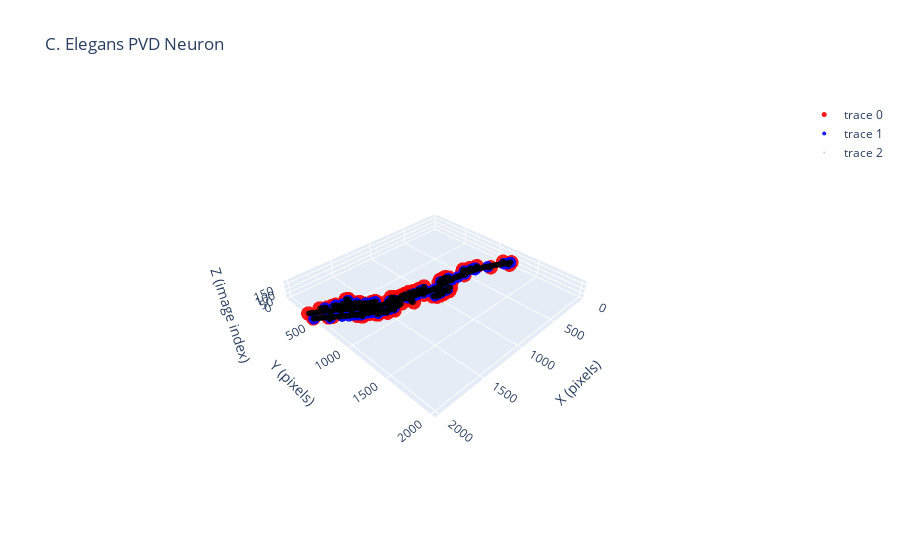

This figure's notebook cell:
### Code cell
# Plot
fig = go.Figure()

# Skeleton tips
fig.add_trace(go.Scatter3d(
    x=tips_x,
    y=tips_y,
    z=tips_z,
    mode='markers',  # Use 'lines' for a line plot or 'markers+lines' for both
    marker=dict(
        size=5,
        color='red',  # You can customize the color
        opacity=.9
    )
))

# Skeleton knots
fig.add_trace(go.Scatter3d(
    x=knot_x,
    y=knot_y,
    z=knot_z,
    mode='markers',  # Use 'lines' for a line plot or 'markers+lines' for both
    marker=dict(
        size=4,
        color='blue',  # You can customize the color
        opacity=.9
    )
))

# Skeleton structure
fig.add_trace(go.Scatter3d(
    x=X.ravel()[visible_mask],
    y=Y.ravel()[visible_mask],
    z=Z.ravel()[visible_mask],
    mode='markers',
    marker=dict(
        size=2,
        color='black',
        colorscale='Viridis',
        opacity=.1
    )
))

# Update layout
fig.update_layout(
    title='C. Elegans PVD Neuron',
    scene=dict(
        xaxis_title='X (pixels)',
        yaxis_title='Y (pixels)',
        zaxis_title='Z (image index)',
        aspectmode='manual',
        aspectratio=dict(x=1, y=1, z=.1),  # Adjust z-axis scale if desired
        zaxis=dict(range=[0, skeleton.shape[0]]),  # Set z-axis bounds
        xaxis=dict(range=[0, skeleton.shape[1]]),  # Set x-axis bounds
        yaxis=dict(range=[0, skeleton.shape[2]]),   # Set y-axis bounds

    ),
    autosize=True

)

# Show the figure
#fig.show()

### Figure 1 — Plotly figure (JSON) as saved in the notebook; plotly's stock layout.template omitted (floating-point values rounded to 4 significant figures; data arrays with more than 128 entries replaced by an {"elided": "..."} marker saying what was removed)
{"data": [{"marker": {"color": "red", "opacity": 0.9, "size": 5}, "mode": "markers", "type": "scatter3d", "x": [1728, 1913, 1516, 1574, 1856, 1390, 1703, 1897, 1079, 1221, 1266, 2041, 787, 813, 1023, 1181, 671, 1577, 1704, 1038, 1100, 1222, 497, 1234, 302, 378, 730, 768, 971, 1196, 1792, 697, 834, 1587, 1630, 850, 921, 1003, 1145, 1304, 1510, 459, 1398, 1157, 1592, 698, 1328, 535, 971, 40, 41, 2042, 1080, 235, 1782, 1891, 6, 1614, 1460, 1755, 1709, 1957, 1488, 1672, 1698, 1535, 1776, 1856, 1805, 1852, 1377, 1526, 1710, 1828, 1477, 1566, 1537, 1776, 1680, 1703, 1686, 1722, 1711], "y": [608, 364, 665, 636, 404, 734, 714, 561, 814, 844, 770, 454, 1008, 862, 988, 819, 867, 597, 755, 802, 790, 930, 901, 761, 934, 907, 841, 839, 809, 767, 542, 843, 1013, 838, 542, 1046, 1039, 1026, 773, 733, 880, 878, 847, 871, 566, 941, 717, 964, 1039, 1085, 1173, 376, 925, 1070, 575, 521, 1168, 846, 923, 751, 784, 586, 909, 808, 790, 887, 725, 647, 583, 504, 933, 751, 514, 518, 906, 727, 739, 559, 645, 543, 638, 589, 566], "z": [4, 6, 7, 7, 7, 8, 8, 8, 9, 9, 9, 9, 10, 10, 10, 10, 11, 11, 11, 12, 12, 12, 13, 13, 14, 14, 14, 14, 14, 14, 14, 15, 15, 15, 15, 16, 16, 16, 16, 16, 16, 17, 17, 18, 18, 19, 19, 20, 20, 21, 22, 22, 26, 29, 30, 30, 34, 35, 37, 40, 43, 44, 47, 48, 50, 52, 66, 68, 71, 74, 78, 78, 79, 80, 83, 83, 85, 88, 92, 93, 94, 104, 105]}, {"marker": {"color": "blue", "opacity": 0.9, "size": 4}, "mode": "markers", "type": "scatter3d", "x": [1916, 1918, 1326, 2038, 1344, 1557, 1628, 1643, 1874, 851, 925, 969, 1043, 1148, 1213, 1692, 1000, 1573, 790, 1005, 1900, 468, 687, 691, 835, 904, 1118, 1373, 383, 343, 925, 393, 693, 1009, 794, 610, 703, 1793, 1406, 1816, 1219, 1885, 1901, 1157, 1225, 1891, 1067, 1128, 1392, 1838, 521, 1223, 1870, 1900, 251, 1776, 1748, 53, 1627, 1680, 80, 1596, 14, 391, 1540, 1728, 1787, 1725, 1947, 1724, 1813, 1860, 1755, 1861, 1725, 1776, 1582, 1706, 1536, 1698, 1581, 1598, 1670, 1490, 1499, 1695, 1645, 1459, 1479, 1779, 1832, 1829, 1565, 1536, 1754, 1779, 1615, 1722, 1776, 1683, 1709, 1721, 1682, 1720, 1721], "y": [546, 545, 774, 461, 764, 660, 605, 600, 398, 1006, 1002, 994, 832, 823, 812, 727, 995, 818, 867, 842, 527, 903, 880, 883, 1007, 994, 831, 752, 939, 949, 921, 941, 929, 903, 924, 941, 924, 539, 794, 526, 843, 516, 459, 868, 845, 475, 896, 873, 795, 509, 958, 843, 502, 461, 1042, 569, 592, 1154, 692, 637, 1129, 706, 1164, 988, 747, 608, 546, 610, 595, 608, 702, 662, 748, 661, 589, 729, 863, 782, 886, 787, 862, 851, 806, 904, 901, 788, 822, 919, 908, 557, 516, 518, 728, 740, 579, 558, 698, 583, 558, 644, 551, 583, 644, 581, 583], "z": [6, 6, 7, 7, 8, 8, 8, 8, 8, 9, 9, 9, 9, 9, 9, 9, 10, 10, 11, 11, 11, 12, 12, 12, 12, 12, 12, 12, 14, 15, 16, 18, 18, 18, 19, 20, 20, 20, 21, 21, 23, 23, 23, 24, 24, 24, 25, 25, 25, 25, 26, 26, 26, 27, 29, 29, 30, 31, 31, 31, 32, 32, 33, 33, 33, 33, 33, 36, 37, 38, 47, 48, 50, 50, 53, 53, 54, 57, 58, 58, 59, 59, 59, 60, 60, 60, 61, 63, 65, 71, 71, 74, 77, 78, 79, 79, 81, 81, 81, 84, 84, 85, 86, 87, 87]}, {"marker": {"color": "black", "colorscale": [[0, "#440154"], [0.1111, "#482878"], [0.2222, "#3e4989"], [0.3333, "#31688e"], [0.4444, "#26828e"], [0.5556, "#1f9e89"], [0.6667, "#35b779"], [0.7778, "#6ece58"], [0.8889, "#b5de2b"], [1, "#fde725"]], "opacity": 0.1, "size": 2}, "mode": "markers", "type": "scatter3d", "x": {"elided": "6964 int values"}, "y": {"elided": "6964 int values"}, "z": {"elided": "6964 int values"}}], "layout": {"autosize": true, "scene": {"aspectmode": "manual", "aspectratio": {"x": 1, "y": 1, "z": 0.1}, "xaxis": {"range": [0, 2044], "title": {"text": "X (pixels)"}}, "yaxis": {"range": [0, 2042], "title": {"text": "Y (pixels)"}}, "zaxis": {"range": [0, 188], "title": {"text": "Z (image index)"}}}, "title": {"text": "C. Elegans PVD Neuron"}}}
